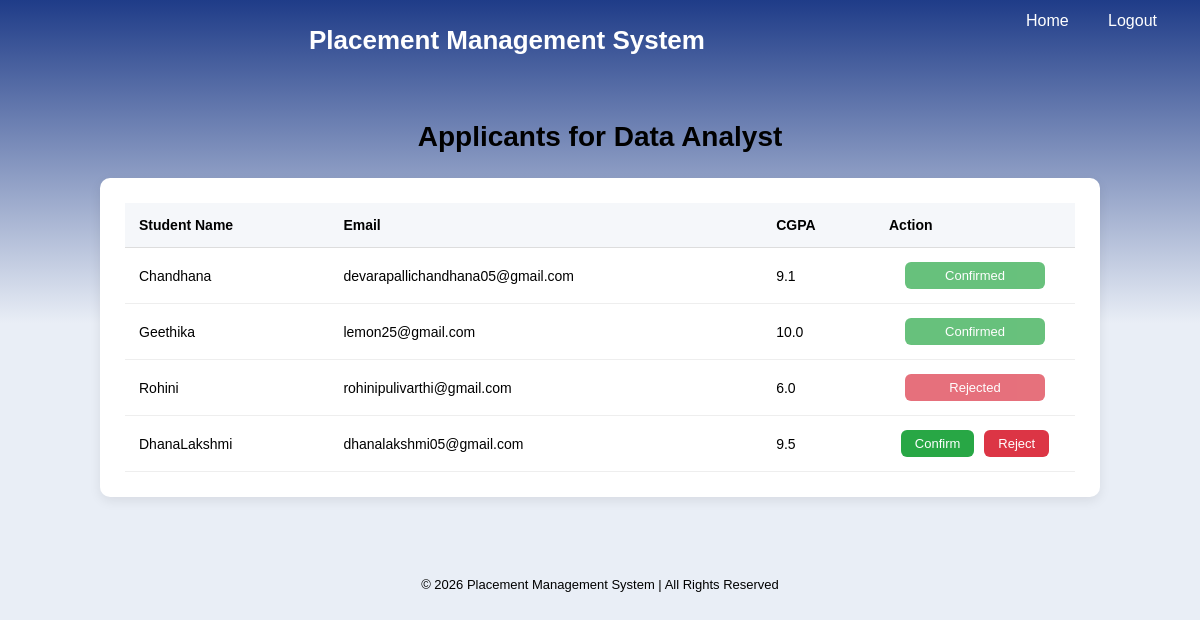
/company/applicants/4/ (signed in), run on the app's committed database.
### pms_app/models.py (models this page shows, shortened)
class Job(models.Model):
    company = models.ForeignKey(Company, on_delete=models.CASCADE)
    role = models.CharField(max_length=100)
    package = models.IntegerField(help_text="Package in LPA")
    eligibility = models.CharField(max_length=200,blank=True, null=True)
    location = models.CharField(max_length=100,blank=True, null=True)
    job_mode = models.CharField(max_length=50,blank=True, null=True)

class Application(models.Model):
    student = models.ForeignKey(Student, on_delete=models.CASCADE)
    job = models.ForeignKey(Job, on_delete=models.CASCADE)
    status = models.CharField(max_length=20, default="Applied")

class Student(models.Model):
    COURSE_CHOICES = [
        ('BTECH', 'B.Tech'),
        ('MBA', 'MBA'),
        ('MCA', 'MCA'),
        ('BSC', 'B.Sc'),
        ('MSC', 'M.Sc'),
    ]
    name = models.CharField(max_length=100)
    email = models.EmailField(unique=True)
    branch = models.CharField(max_length=50)
    password = models.CharField(max_length=100)
    mobile = models.CharField(max_length=15, blank=True, null=True)
    course = models.CharField(max_length=10, choices=COURSE_CHOICES, blank=True, null=True)
    cgpa = models.FloatField(blank=True, null=True)
    skills = models.TextField(blank=True, null=True)

### pms_app/views.py (the view)
# urls.py: path('company/applicants/<int:job_id>/', views.view_applicants, name='view_applicants'),
def view_applicants(request, job_id):
    company_id = request.session.get('company_id')
    if not company_id:
        return redirect('company_login')
    job = Job.objects.get(id=job_id)
    applications = Application.objects.filter(job=job).select_related('student')
    context = {
        'job': job,
        'applications': applications
    }
    return render(request, 'company/view_applicants.html', context)

### templates/company/view_applicants.html (shortened to what this page needs)
{% extends 'base.html' %}
{% block content %}
<div class="container">
<h2 class="page-title">
Applicants for {{ job.role }}
</h2>
<div class="card">
<table class="table">
<thead>
<tr>
<th>Student Name</th>
<th>Email</th>
<th>CGPA</th>
<th class="action-col">Action</th>
</tr>
</thead>
<tbody>
{% for application in applications %}
<tr>
<td>{{ application.student.name }}</td>
<td>{{ application.student.email }}</td>
<td>{{ application.student.cgpa }}</td>
<td class="action-cell">
{% if application.status == "Applied" or application.status == "Pending" %}
<div class="action-buttons">
<a href="{% url 'confirm_application' application.id %}" class="btn-confirm">
Confirm
</a>
<a href="{% url 'reject_application' application.id %}" class="btn-reject">
Reject
</a>
</div>
{% elif application.status == "Confirmed" %}
<button class="btn-confirm disabled" disabled>
Confirmed
</button>
{% elif application.status == "Rejected" %}
<button class="btn-reject disabled" disabled>
Rejected
</button>
{% endif %}
</td>
</tr>
{% empty %}
<tr>
<td colspan="4" class="no-data">
No applicants found
</td>
</tr>
{% endfor %}
</tbody>
</table>
</div>
</div>
{% endblock %}

### templates/base.html (shortened to what this page needs)
{% load static %}
<!DOCTYPE html>
<html lang="en">
<nav class="navbar">
    <div class="nav-right">
        <a href="{% url 'home_redirect' %}" class="logout-btn">Home</a>
        <a href="{% url 'student_logout' %}" class="logout-btn">Logout</a>
    </div>
</nav>
<head>
    <link rel="stylesheet" href="{% static 'css/style.css' %}">
</head>
<body>
<header>
    Placement Management System
</header>
{% block content %}{% endblock %}
<footer>
    © 2026 Placement Management System | All Rights Reserved
</footer>
</body>
</html>

### static/css/style.css (style rules this page uses)
* { margin-top: 0; padding: 0; box-sizing: border-box; font-family: Arial, Helvetica, sans-serif; }
body { background: linear-gradient(to bottom, #1f3c88 0%, #e9eef6 40%); min-height: 100vh; }
header { color: white; text-align: center; padding: 25px 0; font-size: 26px; font-weight: bold; }
footer { margin-top: 80px; text-align: center; color: black; font-size: 13px; margin-bottom: 20px; }
.container { max-width: 900px; margin: 30px auto; }
.page-title { text-align: center; margin-bottom: 20px; }
.card { background: #ffffff; padding: 20px; border-radius: 8px; box-shadow: 0 4px 12px rgba(0,0,0,0.08); }
.table { width: 100%; border-collapse: collapse; }
.table th { background: #f5f7fa; text-align: left; padding: 12px; }
.table td { padding: 12px; border-top: 1px solid #e0e0e0; }
.navbar { display: grid; justify-content: space-between; padding: 12px 10px; float: right; }
.navbar a { color: white; margin-right: 15px; text-decoration: none; }
.logout-btn { padding: 6px 10px; border-radius: 4px; }
.action-buttons { display: flex; gap: 10px; }

### templates/company/view_applicants.html (style rules this page uses)
.container { max-width:1000px; margin:auto; margin-top:40px; }
.page-title { font-size:28px; font-weight:600; margin-bottom:25px; }
.card { background:white; padding:25px; border-radius:10px; box-shadow:0 4px 12px rgba(0,0,0,0.08); }
.table { width:100%; border-collapse:collapse; }
.table thead { background:#f5f6fa; }
.table th { padding:14px; text-align:left; font-size:14px; font-weight:600; border-bottom:1px solid #ddd; }
.table td { padding:14px; border-bottom:1px solid #eee; font-size:14px; }
.action-col { text-align:center; width:200px; }
.action-cell { text-align:center; vertical-align:middle; }
.action-buttons { display:flex; justify-content:center; gap:10px; }
.btn-confirm { background:#28a745; color:white; padding:6px 14px; border-radius:6px; font-size:13px; text-decoration:none; border:none; cursor:pointer; transition:0.2s; }
.btn-reject { background:#dc3545; color:white; padding:6px 14px; border-radius:6px; font-size:13px; text-decoration:none; border:none; cursor:pointer; transition:0.2s; }
.disabled { opacity:0.7; cursor:not-allowed; width:140px; }

### data on the page
Job: role "Data Analyst"
Application: student.name "Chandhana", student.email "devarapallichandhana05@gmail.com", student.cgpa "9.1", status "Confirmed"
Application: student.name "Geethika", student.email "lemon25@gmail.com", student.cgpa "10.0", status "Confirmed"
Application: student.name "Rohini", student.email "rohinipulivarthi@gmail.com", student.cgpa "6.0", status "Rejected"
Application: student.name "DhanaLakshmi", student.email "dhanalakshmi05@gmail.com", student.cgpa "9.5", status "Confirm"
